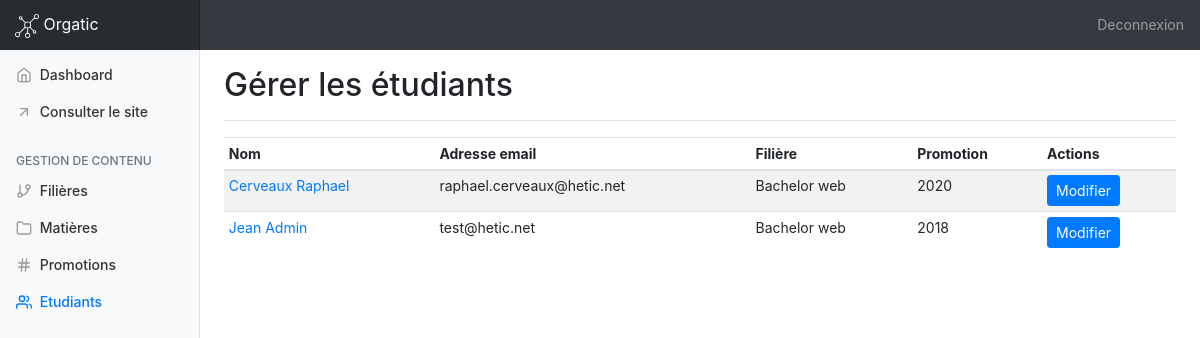
The app's page /manage_students.php (signed in) with its own data.
### tables this page shows
CREATE TABLE `users` (
  `id` int(11) NOT NULL,
  `email` varchar(255) NOT NULL,
  `username` varchar(255) NOT NULL,
  `password` varchar(255) NOT NULL,
  `promoID` int(11) NOT NULL,
  `role` int(11) NOT NULL
);

CREATE TABLE `filieres` (
  `id` int(11) NOT NULL,
  `name` varchar(255) NOT NULL
);

CREATE TABLE `promos` (
  `id` int(11) NOT NULL,
  `year` int(11) NOT NULL,
  `filiereID` int(11) NOT NULL
);

### models/admin/manage_students.php (called while the page is built)
<?php
$req = $bdd->prepare('SELECT * FROM users ORDER BY id DESC');
$req->execute();
$students = $req->fetchAll();

### public/manage_students.php (the view, shortened to what this page needs)
<?php
    require_once '../app/config/system.php';
    $title = 'Gérer les étudiants';
    require_once DIR_MODELS . '/admin/manage_students.php';
    require_once INCLUDES . '/admin/header.php';
?>
        <main role="main" class="col-md-9 ml-sm-auto col-lg-10 pt-3 px-4">
            <div class="d-flex justify-content-between flex-wrap flex-md-nowrap align-items-center pb-2 mb-3 border-bottom">
                <h1 class="h2"><?= $title; ?></h1>
            </div>
            <div class="table-responsive">
                <table class="table table-striped table-sm">
                    <thead>
                    <tr>
                        <th>Nom</th>
                        <th>Adresse email</th>
                        <th>Filière</th>
                        <th>Promotion</th>
                        <th>Actions</th>
                    </tr>
                    </thead>
                    <tbody>
                    <?php
                        foreach ($students as $student) {
                            $req = $bdd->prepare('SELECT * FROM promos WHERE id = ?');
                            $req->execute([
                                $student['promoID']
                            ]);
                            $promo = $req->fetch();
                            $req = $bdd->prepare('SELECT * FROM filieres WHERE id = ?');
                            $req->execute([
                                $promo['filiereID']
                            ]);
                            $filiere = $req->fetch();
                            echo '<tr>';
                            echo '<td><a href="edit_student.php?id='.$student['id'].'">'.$student['username'].'</a></td>';
                            echo '<td>'.$student['email'].'</td>';
                            echo '<td>'.$filiere['name'].'</td>';
                            echo '<td>'.$promo['year'].'</td>';
                            echo '<td><a href="edit_student.php?id='.$student['id'].'" class="btn btn-sm btn-primary">Modifier</a></td>';
                            echo '</tr>';
                        }
                    ?>
                    </tbody>
                </table>
            </div>
        </main>
<?php
require_once INCLUDES . '/admin/footer.php';
?>

### public/assets/admin/css/dashboard.css (style rules this page uses)
body { font-size: .875rem; }
.border-bottom { border-bottom: 1px solid #e5e5e5; }

### records on screen
users: username "Cerveaux Raphael", email "raphael.cerveaux@hetic.net", filieres.name "Bachelor web", promoID.year "2020"
users: username "Jean Admin", email "test@hetic.net", filieres.name "Bachelor web", promoID.year "2018"

### other values on screen
APP_NAME "Orgatic"
$title "Gérer les étudiants"
